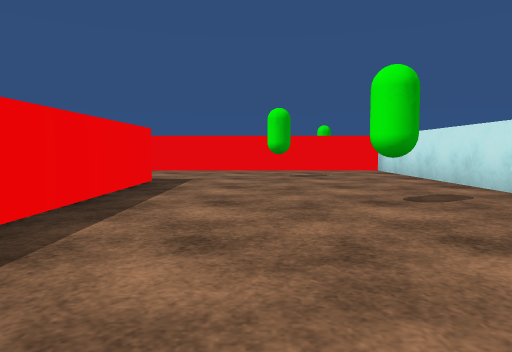
[1] (above)

16 first-person views from a walk through a scene from a Unity 3-D project. The camera is 0.58 m above the floor, tilts 4° down and sees 70° across. The floor is counted in squares, 1 m on a side. Each view is taken from the middle of a square. On the plan, view 1 faces up. The plan holds only what a view shows up to about 10 squares ahead; the rest is blank. The player is left out. Surface patterns are stand-ins for the level's own textures.

[2]
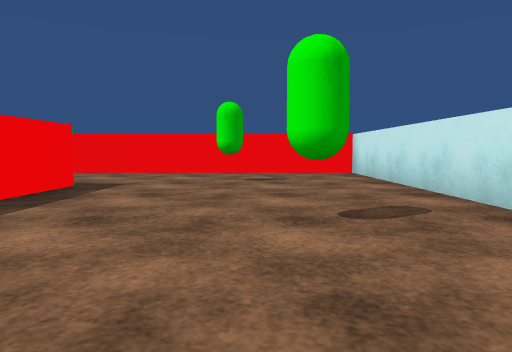

[3]
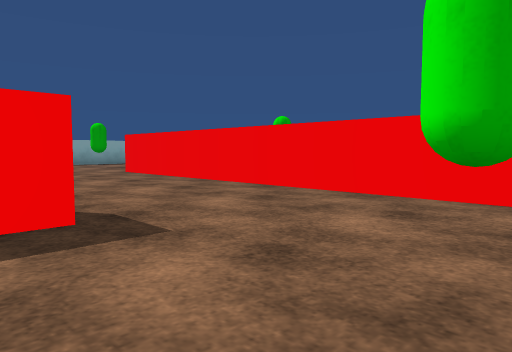

[4]
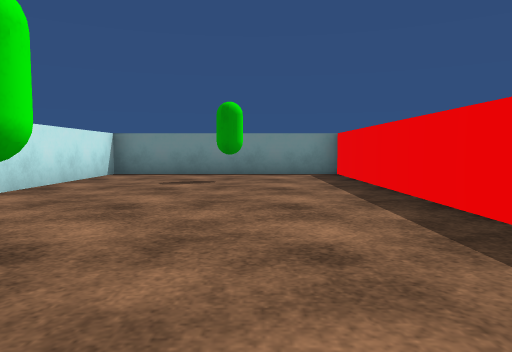

[5]
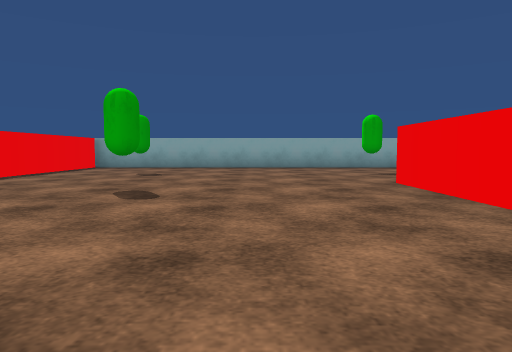

[6]
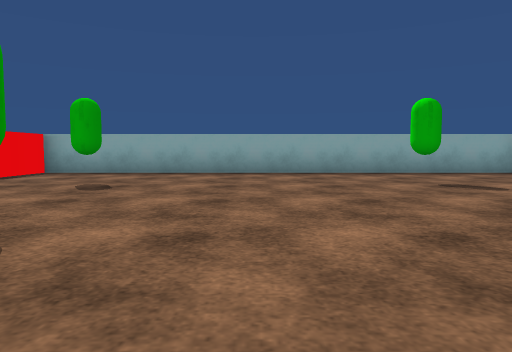

[7]
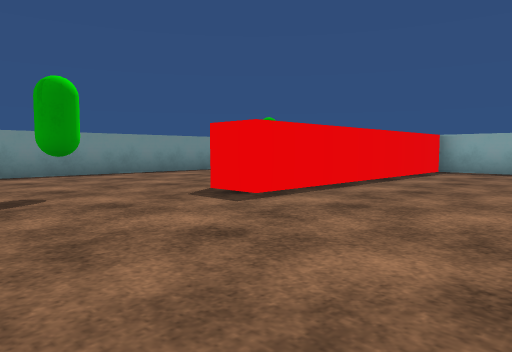

[8]
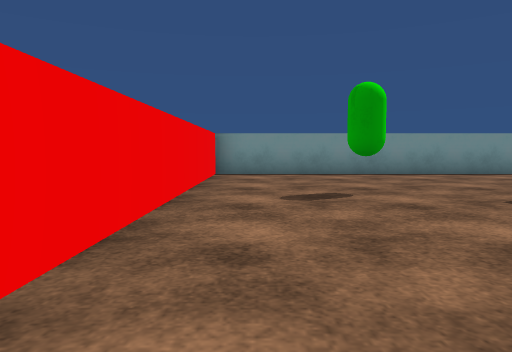

[9]
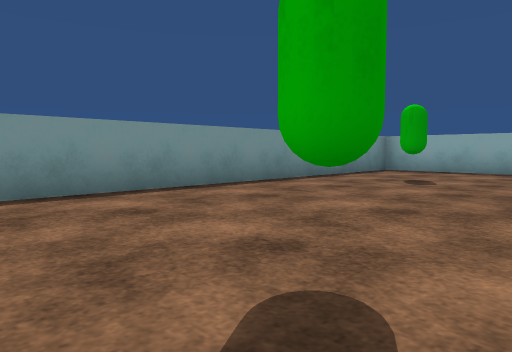

[10]
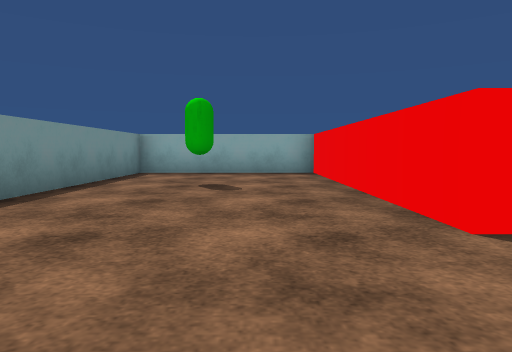

[11]
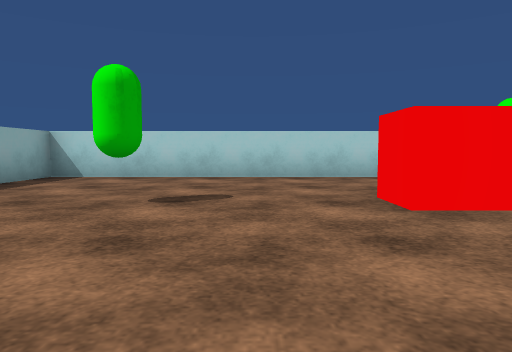

[12]
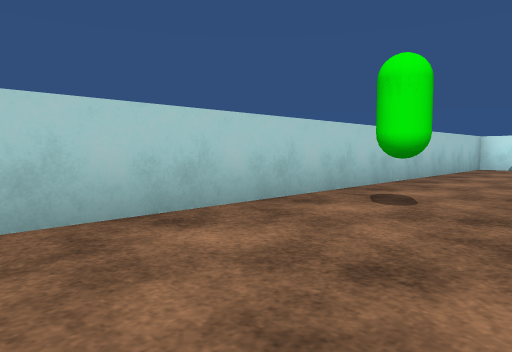

[13]
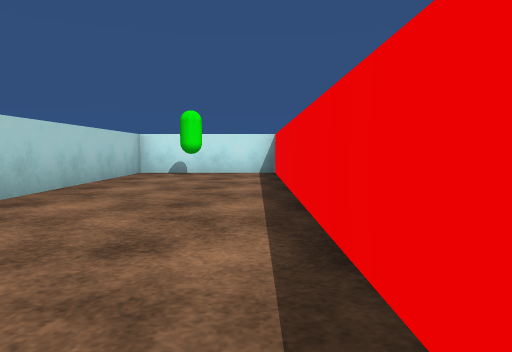

[14]
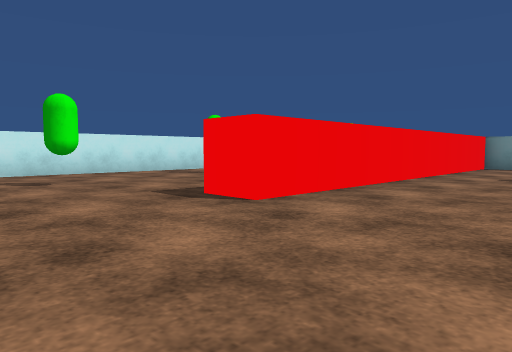

[15]
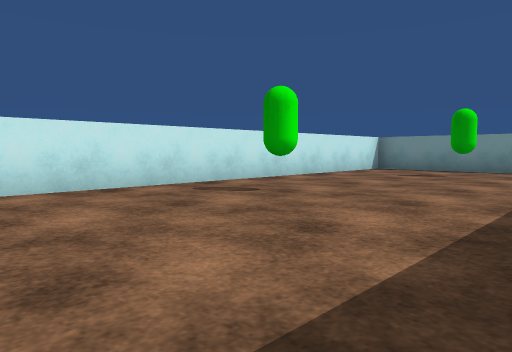

[16]
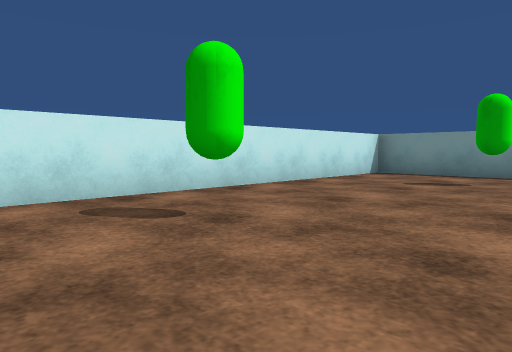

### Floor plan
Points are (right, up) in squares from view 1. A wall is a line through its corners. A room is listed if a view was taken in it or the views show most of it. See-through windows are left out.
Room 1 (views 1, 2, 3, 4, 5, 6, 7, 8, 9, 10, 11, 12, 13, 14, 15, 16)
walls: (-5.4, 11.5) (3.1, 11.5); (3.5, 11.4) (3.5, 15) (-14.5, 15) (-14.5, 2.5) (-7.5, 2.5) (-7.5, 1.5) (-14.5, 1.5) (-14.5, -3) (-3, -3) (-3, 7) (-2, 7) (-2, -3) (3.5, -3) (3.5, 10.5) (-8.5, 10.5) (-8.5, 11.5)
objects: green capsule (-12, -1) to (-11, -1); green capsule (-12, 5) to (-11, 5); green capsule (-12, 11) to (-11, 11); green capsule (-8, 6) to (-7, 6); green capsule (-6, 1) to (-5, 1); green capsule (-6, 13) to (-5, 14); green capsule (0, -1) to (1, -1); green capsule (0, 8) to (1, 8); green capsule (1, 4) to (2, 4); green capsule (2, 13) to (3, 14)

Where each view was taken, in squares from view 1:
view 1: 0 up, 0 right, facing up
view 2: 1 up, 1 right, facing up
view 3: 6 up, 1 right, facing up-left
view 4: 6 up, 0 right, facing down
view 5: 8 up, 2 left, facing left
view 6: 8 up, 5 left, facing left
view 7: 6 up, 4 left, facing down-left
view 8: 6 up, 4 left, facing down
view 9: 2 up, 4 left, facing down-left
view 10: 0 up, 5 left, facing left
view 11: 7 up, 10 left, facing up
view 12: 12 up, 9 left, facing up-right
view 13: 12 up, 6 left, facing right
view 14: 10 up, 6 left, facing down-right
view 15: 8 up, 2 left, facing down-right
view 16: 6 up, 1 left, facing down-right
